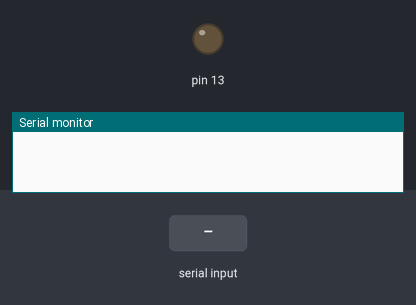
A sketch run on a simulated Arduino Uno, built with avr-gcc and run on an emulated ATmega328P. Parts: output pins drawn as LEDs (lit = HIGH), the last lines printed to the serial monitor. The test bench sets the inputs (shaded band).

Above: at 1.2 s.
1.3 s: byte 0 (0) received over Serial
At 2.2 s:
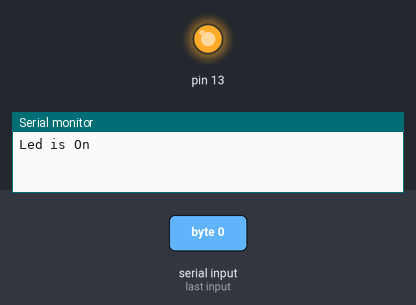
2.8 s: byte 1 (1) received over Serial
At 3.3 s:
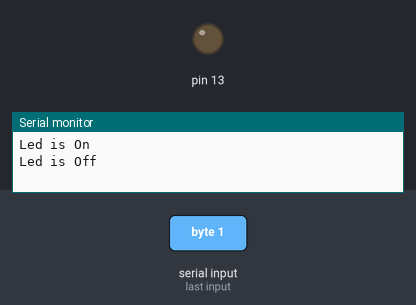
Timing chart, 0 to 5.8 s (numbered marks = the images above; inputs shaded):
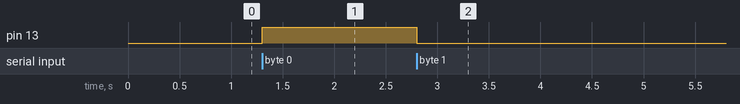

Measured:
- after the input at 1.3 s, pin 13: LOW → HIGH at once
- after the input at 2.8 s, pin 13: HIGH → LOW at once

The sketch:

sketch_may25a.ino
```cpp
 void setup() {
  Serial.begin(9600); // Терминал
  pinMode(13, OUTPUT);

}

void loop() {

while (Serial.available()==0);
int val = Serial.read();

if (val == 0)
{
  Serial.println("Led is On");
  digitalWrite(13, HIGH);
}
else if (val == 1)
{
  Serial.println("Led is Off");
  digitalWrite(13, LOW);
}
}
```
